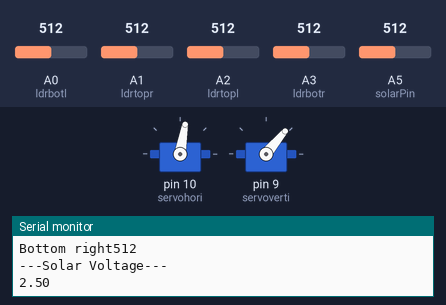
A sketch run on a simulated Arduino Uno, built with avr-gcc and run on an emulated ATmega328P. Parts: 2 × servo, the last lines printed to the serial monitor. The inputs (shaded band) are chosen by the test bench; at power-on: A0 (ldrbotl) = 512, A2 (ldrtopl) = 512, A1 (ldrtopr) = 512, A3 (ldrbotr) = 512, A5 (solarPin) = 512.

Above: at 1.2 s.
1.3 s: A0 (ldrbotl) set to 527
At 2.93 s:
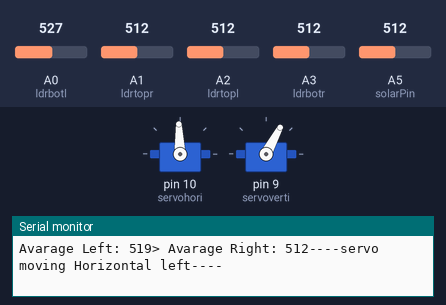
4.3 s: A2 (ldrtopl) set to 526
At 4.5 s:
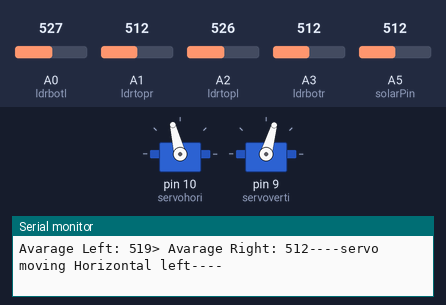
7.3 s: A1 (ldrtopr) set to 531
At 7.58 s:
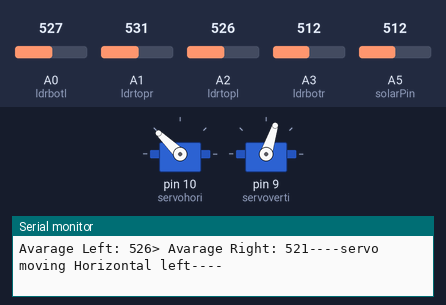
10.3 s: A1 (ldrtopr) set to 716
13.3 s: A3 (ldrbotr) set to 716
At 13.44 s:
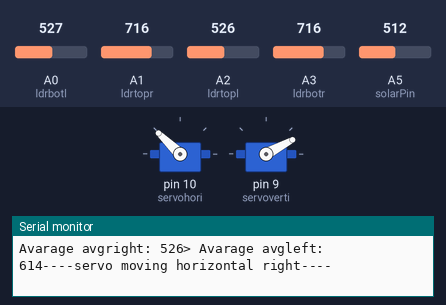
16.3 s: A2 (ldrtopl) set to 716
At 16.63 s:
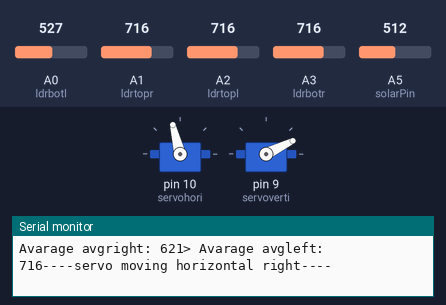
Timing chart, 0 to 24.5 s (numbered marks = the images above; inputs shaded):
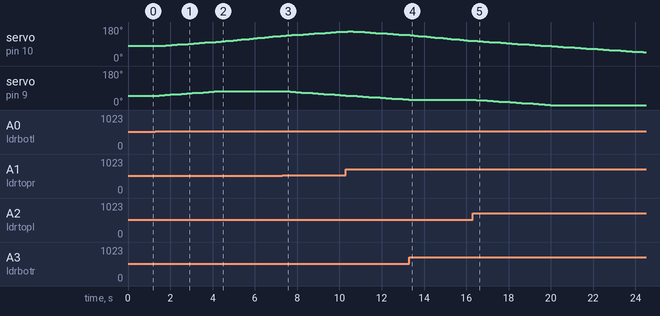

Measured:
- the behaviour switches between 513 and 514 on A0 (ldrbotl) (found by bisection; images 0 and 1)
- the behaviour switches between 525 and 526 on A2 (ldrtopl) (found by bisection; images 1 and 2)
- the behaviour switches between 513 and 514 on A1 (ldrtopr) (found by bisection; images 2 and 3)
- after the input at 1.3 s, servo on pin 10 (servohori): moves from 80° to 102° over 2.6 s, starting after 0.24 s; servo on pin 9 (servoverti): moves from 50° to 72° over 2.6 s, starting after 0.17 s
- after the input at 4.3 s, servo on pin 9 (servoverti): goes on until 4.3 s, then stays 74°
- after the input at 7.3 s, servo on pin 9 (servoverti): moves from 74° to 52° over 2.6 s, starting after 0.11 s
- after the input at 13.3 s, servo on pin 9 (servoverti): stays 28° (without the input it goes to 26° after 0.24 s)
- after the input at 16.3 s, servo on pin 9 (servoverti): moves from 28° to 0° over 3.5 s, starting after 0.16 s

The sketch:

sketch_mar26a.ino
```cpp
const float referenceVolts = 5.0; // the default reference on a 5-volt board
const int batteryPin = 5;         // battery is connected to analog pin 0

#include <Servo.h>
//defining Servos
Servo servohori;
int servoh = 160;
int servohLimitHigh = 160;
int servohLimitLow = 20;

Servo servoverti;
int servov = 160;
int servovLimitHigh = 160;
int servovLimitLow = 20;
//Assigning LDRs
int ldrtopl = A2; //top left LDR green
int ldrtopr = A1; //top right LDR yellow
int ldrbotl = A0; // bottom left LDR blue
int ldrbotr = A3; // bottom right LDR orange

 void setup ()
 {
  servohori.attach(10);
  servohori.write(80);
  servoverti.attach(9);
  servoverti.write(50);
  pinMode(ldrtopl, INPUT);
   pinMode(ldrtopr, INPUT);
    pinMode(ldrbotl, INPUT);
     pinMode(ldrbotr, INPUT);
  Serial.begin(9600);

 }


void loop()
{
  servoh = servohori.read();
  servov = servoverti.read();
  //capturing analog values of each LDR
  int topl = analogRead(ldrtopl);
  int topr = analogRead(ldrtopr);
  int botl = analogRead(ldrbotl);
  int botr = analogRead(ldrbotr);
  // calculating average
  int avgtop = (topl + topr) / 2; //average of top LDRs
  int avgbot = (botl + botr) / 2; //average of bottom LDRs
  int avgleft = (topl + botl) / 2; //average of left LDRs
  int avgright = (topr + botr) / 2; //average of right LDRs

   Serial.println("----LDR Read----");
    Serial.print("Top Left");
    Serial.println(topl);
     Serial.print("Top Right");
    Serial.println(topr);
     Serial.print("Bottom Left");
    Serial.println(botl);
     Serial.print("Bottom right");
    Serial.println(botr);
    Serial.println("---Solar Voltage---");
    int solarPin = A5;
    int val
    = analogRead(solarPin); // read the value from the sensor
    float volts = (val / 1023.0) * referenceVolts; // calculate the ratio
    Serial.println(volts); // print the value in volts
    delay(10);
 ;
  if (avgtop < avgbot)
  {
    servoverti.write(servov +2);
    Serial.print("Avarage Top: ");
    Serial.print(avgtop);
    Serial.print("< Avarage Bottom: ");
    Serial.print(avgbot);
    Serial.println("----servo moving vertical up----");
      if (servov > servovLimitHigh)
     {
      servov = servovLimitHigh;
     }


  }
  else if (avgbot < avgtop)
  {
    servoverti.write(servov -2);
    Serial.print("Avarage Bottom: ");
    Serial.print(avgbot);
    Serial.print("< Avarage Top: ");
    Serial.print(avgtop);
    Serial.println("----servo moving vertical down----");
    if (servov < servovLimitLow)
  {
    servov = servovLimitLow;
  }
    delay(10);
  }
  else
  {
    servoverti.write(servov);
  }

  if (avgleft > avgright)
  {
    servohori.write(servoh +2);
    Serial.print("Avarage Left: ");
    Serial.print(avgleft);
    Serial.print("> Avarage Right: ");
    Serial.print(avgright);
    Serial.println("----servo moving Horizontal left----");;
    if (servoh > servohLimitHigh)
    {
    servoh = servohLimitHigh;
    }
    delay(10);
  }
  else if (avgright > avgleft)
  {
    servohori.write(servoh -2);
    Serial.print("Avarage avgright: ");
    Serial.print(avgleft);
    Serial.print("> Avarage avgleft: ");
    Serial.print(avgright);
    Serial.println("----servo moving horizontal right----");
    if (servoh < servohLimitLow)
     {
     servoh = servohLimitLow;
     }
    delay(10);
  }
  else
  {
    servohori.write(servoh);
  }
   delay(10);
}
```
